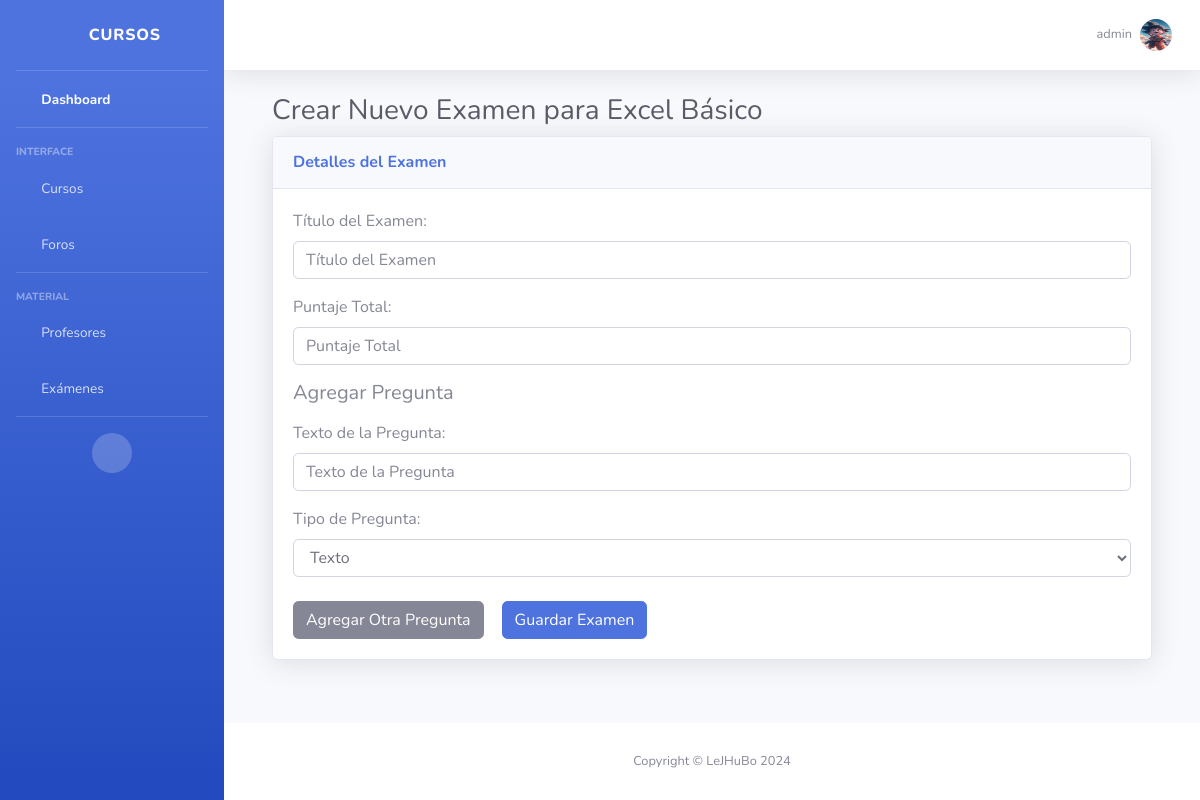
The page /course/1/exam/create/ (signed in) on the database its author committed.
### courses/models.py (models this page shows, shortened)
class User(AbstractUser):
    ROLE_CHOICES = (
        ('student', 'Student'),
        ('instructor', 'Instructor'),
        ('admin', 'Admin'),
    )
    role = models.CharField(max_length=10, choices=ROLE_CHOICES, default='student')
    groups = models.ManyToManyField(Group, related_name='custom_user_set')
    user_permissions = models.ManyToManyField(Permission, related_name='custom_user_set')
    profile_picture = models.ImageField(upload_to='profile_pictures/', null=True, blank=True)
    objects = UserManager()

class Course(models.Model):
    title = models.CharField(max_length=200)
    description = models.TextField()
    start_date = models.DateField()
    end_date = models.DateField()
    instructor = models.ForeignKey(User, on_delete=models.CASCADE, limit_choices_to={'role': 'instructor'})
    image = models.ImageField(upload_to='course_images/', null=True, blank=True)
    video_url = models.URLField(blank=True, null=True)

### courses/views.py (the view, shortened to what this page needs)
# urls.py: path('course/<int:course_id>/exam/create/', CrearExamenView.as_view(), name='crear_examen'),
class CrearExamenView(LoginRequiredMixin, UserPassesTestMixin, View):
    template_name = 'exam/crear_examen.html'
    def test_func(self):
        return self.request.user.is_superuser or self.request.user.role == 'instructor'
    def get(self, request, course_id):
        course = get_object_or_404(Course, id=course_id)
        exam_form = ExamForm()
        return render(request, self.template_name, {
            'course': course,
            'exam_form': exam_form
        })

### courses/forms.py
class ExamForm(forms.ModelForm):
    class Meta:
        model = Exam
        fields = ['title', 'total_marks']

### courses/templates/exam/crear_examen.html (shortened to what this page needs)
{% extends 'index.html' %} {% block title %}Crear Examen{% endblock %} {% block content %}
<div class="container-fluid">
    <h1 class="h3 mb-2 text-gray-800">Crear Nuevo Examen para {{ course.title }}</h1>
    <div class="card shadow mb-4">
        <div class="card-header py-3">
            <h6 class="m-0 font-weight-bold text-primary">Detalles del Examen</h6>
        </div>
        <div class="card-body">
            <form method="post" enctype="multipart/form-data">
                <div class="form-group">
                    <label for="id_title">Título del Examen:</label>
                    <input type="text" class="form-control" id="id_title" name="title" placeholder="Título del Examen">
                </div>
                <div class="form-group">
                    <label for="id_total_marks">Puntaje Total:</label>
                    <input type="number" class="form-control" id="id_total_marks" name="total_marks" placeholder="Puntaje Total">
                </div>
                <div id="questions_container">
                    <h3 class="h5 mb-3">Agregar Pregunta</h3>
                    <div class="form-group">
                        <label for="id_question_text">Texto de la Pregunta:</label>
                        <input type="text" class="form-control" id="id_question_text" name="question_text" placeholder="Texto de la Pregunta">
                    </div>
                    <div class="form-group">
                        <label for="id_question_type">Tipo de Pregunta:</label>
                        <select class="form-control" id="id_question_type" name="question_type">
                            <option value="text">Texto</option>
                        </select>
                    </div>
                </div>
                <div class="button-container mt-4">
                    <button type="button" class="btn btn-secondary" id="add_question_btn">Agregar Otra Pregunta</button>
                    <button type="submit" class="btn btn-primary ml-2">Guardar Examen</button>
                </div>
            </form>
        </div>
    </div>
</div>
{% endblock %}

### courses/templates/index.html (shortened to what this page needs)
{% load static %}
<!DOCTYPE html>
<html lang="en">
<head>
    <link href="{% static 'vendor/fontawesome-free/css/all.min.css' %}" rel="stylesheet" type="text/css">
    <link href="{% static 'css/sb-admin-2.min.css' %}" rel="stylesheet">
</head>
<body id="page-top">
    <div id="wrapper">
        <ul class="navbar-nav bg-gradient-primary sidebar sidebar-dark accordion" id="accordionSidebar">
            <a class="sidebar-brand d-flex align-items-center justify-content-center" href="{% url 'index' %}">
                <div class="sidebar-brand-icon rotate-n-15">
                    <i class="fas fa-book"></i>
                </div>
                <div class="sidebar-brand-text mx-3">Cursos <sup></sup></div>
            </a>
            <hr class="sidebar-divider my-0">
            <li class="nav-item active">
                <a class="nav-link" href="{% url 'index' %}">
                    <i class="fas fa-fw fa-tachometer-alt"></i>
                    <span>Dashboard</span></a>
            </li>
            <hr class="sidebar-divider">
            <div class="sidebar-heading">
                Interface
            </div>
            <li class="nav-item">
                <a class="nav-link collapsed" href="#" data-toggle="collapse" data-target="#collapseCourses" aria-expanded="true" aria-controls="collapseCourses">
                    <i class="fas fa-fw fa-cog"></i>
                    <span>Cursos</span>
                </a>
            </li>
            <li class="nav-item">
                <a class="nav-link collapsed" href="#" data-toggle="collapse" data-target="#collapseForos" aria-expanded="true" aria-controls="collapseForos">
                    <i class="fas fa-fw fa-comments"></i>
                    <span>Foros</span>
                </a>
            </li>
            <hr class="sidebar-divider">
            <div class="sidebar-heading">
                Material
            </div>
            <li class="nav-item">
                <a class="nav-link collapsed" href="#" data-toggle="collapse" data-target="#collapsePages" aria-expanded="true" aria-controls="collapsePages">
                    <i class="fas fa-fw fa-folder"></i>
                    <span>Profesores</span>
                </a>
            </li>
            <li class="nav-item">
                <a class="nav-link collapsed" href="#" data-toggle="collapse" data-target="#collapseExams" aria-expanded="true" aria-controls="collapseExams">
                    <i class="fas fa-fw fa-folder"></i>
                    <span>Exámenes</span>
                </a>
            </li>
            <hr class="sidebar-divider d-none d-md-block">
            <div class="text-center d-none d-md-inline">
                <button class="rounded-circle border-0" id="sidebarToggle"></button>
            </div>
        </ul>
        <div id="content-wrapper" class="d-flex flex-column">
            <div id="content">
                <nav class="navbar navbar-expand navbar-light bg-white topbar mb-4 static-top shadow">
                    <ul class="navbar-nav ml-auto">
                        <li class="nav-item dropdown no-arrow">
                            <a class="nav-link dropdown-toggle" href="#" id="userDropdown" role="button" data-toggle="dropdown" aria-haspopup="true" aria-expanded="false">
                                <span class="mr-2 d-none d-lg-inline text-gray-600 small">{{ user.username }}</span> {% if user.profile_picture %}
                                <img class="img-profile rounded-circle" src="{{ user.profile_picture.url }}"> {% else %}
                                <img class="img-profile rounded-circle" src="{% static 'img/undraw_profile.svg' %}"> {% endif %}
                            </a>
                        </li>
                    </ul>
                </nav>
                <div class="container-fluid">
                    {% block content %}{% endblock %}
                </div>
            </div>
            <footer class="sticky-footer bg-white">
                <div class="container my-auto">
                    <div class="copyright text-center my-auto">
                        <span>Copyright &copy; LeJHuBo 2024</span>
                    </div>
                </div>
            </footer>
        </div>
    </div>
</body>
</html>

### courses/templates/exam/crear_examen.html (style rules this page uses)
.button-container { display: flex; justify-content: flex-start; align-items: center; }
.button-container .btn { margin-right: 10px; }

### rows shown on the page
User: username "admin", profile_picture (picture)
Course: title "Excel Básico"
